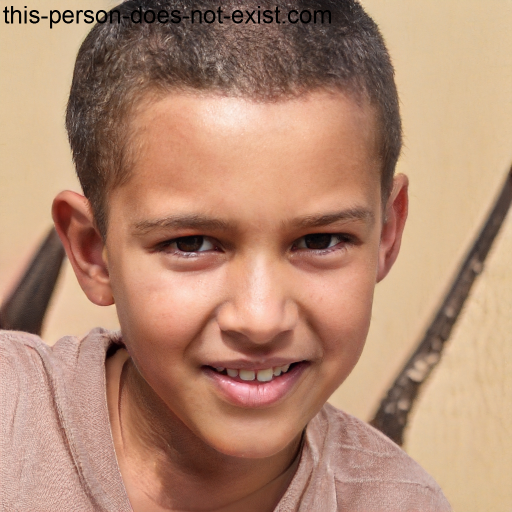
#> input picture FunnyMirror/img/fake.png, 1024 x 1024 px (shown at 1/2 size)
$ python FMimage.py
#> lines starting #> are read from the running program, lines starting #| are printed output that depends on the picture
import cv2
import numpy as np
import math
from vcam import vcam,meshGen

paths = ["./img/fake.png"]

def ShowImage(img : np.ndarray, name):
    cv2.imshow(name, img)
    cv2.waitKey()
    cv2.destroyAllWindows()


for mode in range(1):
    for i, path in enumerate(paths):
        # reading the input image
        img = cv2.imread(path)
#> img is the input picture: shape (1024, 1024, 3); mean B, G, R 114.8, 138.3, 178.8

        img = cv2.resize(img, (300,300))
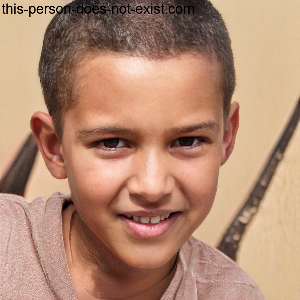
#> img: shape (300, 300, 3); mean B, G, R 114.6, 138.1, 178.7
        # ShowImage(img, "original")
        H,W = img.shape[:2]
#> H = 300; W = 300
        # print(img.shape)
        # shape give a tuple (high, width, depth)

#> (the run stopped early here; a loop or call above may not have finished)
